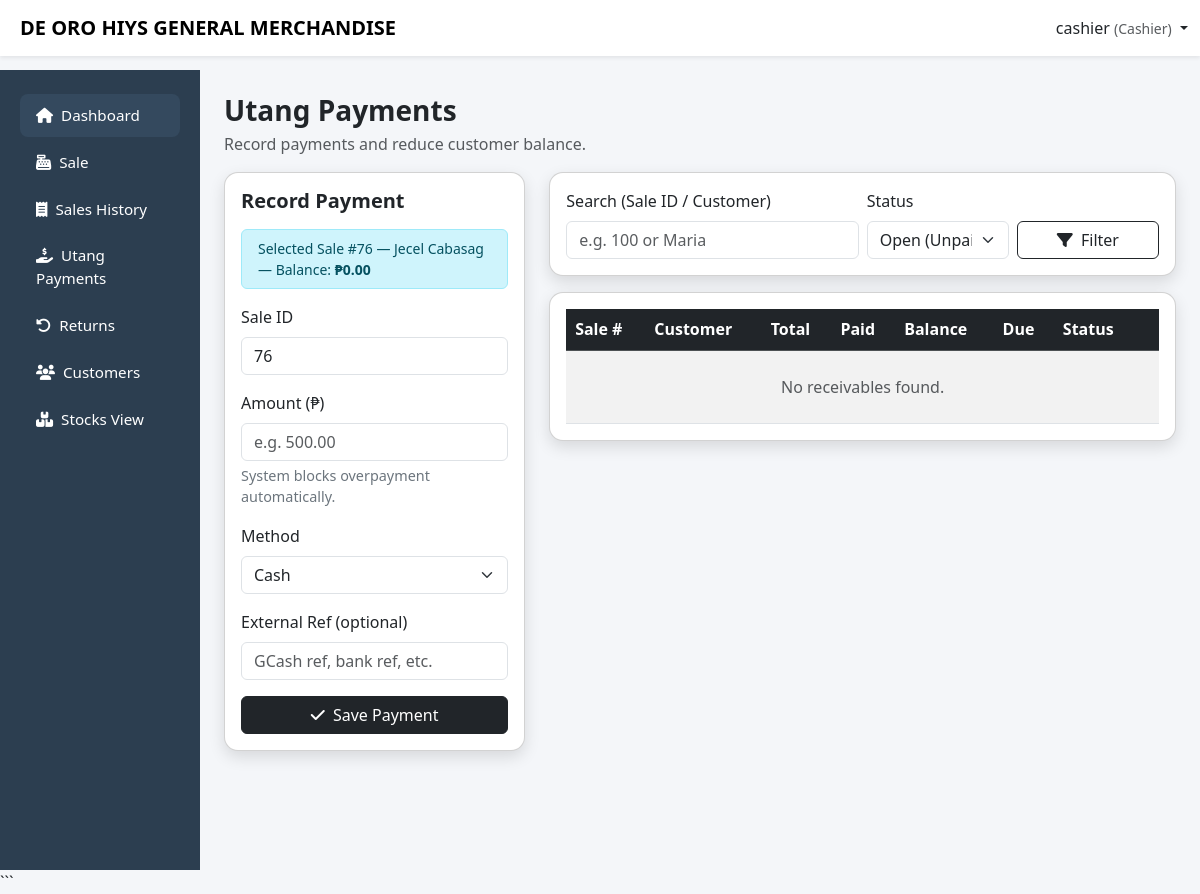
Screenshot of /capstone/cashier/payments.php?sale_id=76 (signed in) with the database file from the repository.
### tables this page shows
CREATE TABLE `account_receivable` (
  `ar_id` int(11) NOT NULL,
  `sales_id` int(11) DEFAULT NULL,
  `customer_id` int(11) DEFAULT NULL,
  `total_amount` decimal(10,2) DEFAULT NULL,
  `amount_paid` decimal(10,2) DEFAULT NULL,
  `balance` decimal(10,2) DEFAULT NULL,
  `due_date` date DEFAULT NULL,
  `status` enum('paid','unpaid','partial','overdue') DEFAULT NULL,
  `created_at` timestamp NOT NULL DEFAULT current_timestamp()
);

CREATE TABLE `customers` (
  `customer_id` int(11) NOT NULL,
  `first_name` varchar(50) DEFAULT NULL,
  `last_name` varchar(50) DEFAULT NULL,
  `phone` varchar(20) DEFAULT NULL,
  `address` text DEFAULT NULL,
  `created_at` timestamp NOT NULL DEFAULT current_timestamp()
);

### capstone/cashier/payments.php (the view, shortened to what this page needs)
<?php
$username = $_SESSION['username'] ?? 'Cashier';
$user_id = (int)($_SESSION['user_id'] ?? 0);
include '../config/db.php';
function h($v){ return htmlspecialchars((string)$v, ENT_QUOTES, 'UTF-8'); }
$q = trim($_GET['q'] ?? '');
$filter_status = strtolower(trim($_GET['status'] ?? 'open'));
$where = "WHERE 1=1";
$params = [];
$types = "";
$where .= " AND s.user_id = ?";
$params[] = $user_id;
$types .= "i";
if($filter_status === 'open'){
  $where .= " AND LOWER(IFNULL(ar.status,'')) IN ('unpaid','partial')";
} elseif($filter_status === 'paid'){
  $where .= " AND LOWER(IFNULL(ar.status,'')) = 'paid'";
}
$sql = "
SELECT
  ar.ar_id, ar.sales_id, ar.customer_id, ar.total_amount, ar.amount_paid, ar.balance,
  ar.due_date, ar.status AS ar_status, ar.created_at,
  c.first_name, c.last_name, c.phone
FROM account_receivable ar
JOIN sales s ON ar.sales_id = s.sale_id
LEFT JOIN customers c ON ar.customer_id = c.customer_id
{$where}
ORDER BY ar.created_at DESC
";
$stmt = $conn->prepare($sql);
if($types !== ""){
  $stmt->bind_param($types, ...$params);
}
$stmt->execute();
$ars = $stmt->get_result();
$prefill_sale_id = (int)($_GET['sale_id'] ?? 0);
$prefill = null;
if($prefill_sale_id > 0){
  $stmt = $conn->prepare("
    SELECT ar.sales_id, ar.balance, c.first_name, c.last_name
    FROM account_receivable ar
    JOIN sales s ON ar.sales_id = s.sale_id
    LEFT JOIN customers c ON ar.customer_id = c.customer_id
    WHERE ar.sales_id=? AND s.user_id=?
    LIMIT 1
  ");
  $stmt->bind_param("ii", $prefill_sale_id, $user_id);
  $stmt->execute();
  $prefill = $stmt->get_result()->fetch_assoc();
}
?>
<!DOCTYPE html>
<html lang="en">
<head>
<link href="https://cdn.jsdelivr.net/npm/bootstrap@5.3.2/dist/css/bootstrap.min.css" rel="stylesheet">
<link href="https://cdnjs.cloudflare.com/ajax/libs/font-awesome/6.5.1/css/all.min.css" rel="stylesheet">
<link href="../css/layout.css" rel="stylesheet">
</head>
<body>
<nav class="navbar navbar-expand-lg navbar-light bg-white shadow-sm fixed-top">
  <div class="container-fluid">
    <span class="navbar-brand fw-bold ms-2">DE ORO HIYS GENERAL MERCHANDISE</span>
    <div class="ms-auto dropdown">
      <a class="nav-link dropdown-toggle" data-bs-toggle="dropdown">
        <?= h($username) ?> <small class="text-muted">(Cashier)</small>
      </a>
    </div>
  </div>
</nav>
<div class="container-fluid">
<div class="row">
<?php include '../includes/cashier_sidebar.php'; ?>
<main class="col-lg-10 ms-sm-auto px-4 main-content">
<div class="py-4">
  <div class="d-flex justify-content-between align-items-center flex-wrap gap-2 mb-3">
    <div>
      <h3 class="fw-bold mb-1">Utang Payments</h3>
      <div class="text-muted">Record payments and reduce customer balance.</div>
    </div>
  </div>
  <div class="row g-4">
    <div class="col-12 col-xl-4">
      <div class="card modern-card">
        <div class="card-body">
          <h5 class="fw-bold mb-3">Record Payment</h5>
          <?php if($prefill): ?>
            <div class="alert alert-info py-2 small">
              Selected Sale #<?= (int)$prefill['sales_id'] ?> —
              <?= h(trim(($prefill['first_name'] ?? '').' '.($prefill['last_name'] ?? '')) ?: 'Customer') ?> —
              Balance: <b>₱<?= number_format((float)$prefill['balance'],2) ?></b>
            </div>
          <?php endif; ?>
          <form method="POST">
            <div class="mb-3">
              <label class="form-label">Sale ID</label>
              <input type="number" class="form-control" name="sale_id" required
                value="<?= $prefill ? (int)$prefill['sales_id'] : '' ?>" placeholder="e.g. 123">
            </div>
            <div class="mb-3">
              <label class="form-label">Amount (₱)</label>
              <input type="number" step="0.01" min="0" class="form-control" name="amount" required placeholder="e.g. 500.00">
              <div class="small-muted mt-1">System blocks overpayment automatically.</div>
            </div>
            <div class="mb-3">
              <label class="form-label">Method</label>
              <select class="form-select" name="method" required>
                <option value="cash">Cash</option>
              </select>
            </div>
            <div class="mb-3">
              <label class="form-label">External Ref (optional)</label>
              <input class="form-control" name="external_ref" placeholder="GCash ref, bank ref, etc.">
            </div>
            <button class="btn btn-dark w-100">
              <i class="fa-solid fa-check me-1"></i> Save Payment
            </button>
          </form>
        </div>
      </div>
    </div>
    <div class="col-12 col-xl-8">
      <div class="card modern-card mb-3">
        <div class="card-body">
          <form class="row g-2 align-items-end" method="GET">
            <div class="col-12 col-md-6">
              <label class="form-label">Search (Sale ID / Customer)</label>
              <input class="form-control" name="q" value="<?= h($q) ?>" placeholder="e.g. 100 or Maria">
            </div>
            <div class="col-12 col-md-3">
              <label class="form-label">Status</label>
              <select class="form-select" name="status">
                <option value="open" <?= $filter_status==='open'?'selected':'' ?>>Open (Unpaid/Partial)</option>
              </select>
            </div>
            <div class="col-12 col-md-3 d-grid">
              <button class="btn btn-outline-dark"><i class="fa-solid fa-filter me-1"></i> Filter</button>
            </div>
          </form>
        </div>
      </div>
      <div class="card modern-card">
        <div class="card-body table-responsive">
          <table class="table table-striped align-middle mb-0">
            <thead class="table-dark">
              <tr>
                <th>Sale #</th>
                <th>Customer</th>
                <th>Total</th>
                <th>Paid</th>
                <th>Balance</th>
                <th>Due</th>
                <th>Status</th>
                <th></th>
              </tr>
            </thead>
            <tbody>
              <?php if($ars && $ars->num_rows > 0): ?>
                <?php while($r = $ars->fetch_assoc()): ?>
                  <?php
                    $cust = trim(($r['first_name'] ?? '').' '.($r['last_name'] ?? ''));
                    if($cust === '') $cust = 'N/A';
                    $st = strtolower(trim($r['ar_status'] ?? ''));
                    $bal = (float)($r['balance'] ?? 0);
                  ?>
                  <tr>
                    <td class="fw-bold"><?= (int)$r['sales_id'] ?></td>
                    <td><?= h($cust) ?></td>
                    <td>₱<?= number_format((float)$r['total_amount'],2) ?></td>
                    <td>₱<?= number_format((float)$r['amount_paid'],2) ?></td>
                    <td class="<?= $bal>0 ? 'fw-bold text-danger' : 'text-muted' ?>">
                      <?= $bal>0 ? ('₱'.number_format($bal,2)) : '₱0.00' ?>
                    </td>
                    <td><?= $r['due_date'] ? h($r['due_date']) : '-' ?></td>
                    <td>
                      <?php if($st === 'paid'): ?>
                        <span class="badge bg-success">PAID</span>
                      <?php elseif($st === 'partial'): ?>
                        <span class="badge bg-warning text-dark">PARTIAL</span>
                      <?php else: ?>
                        <span class="badge bg-danger">UNPAID</span>
                      <?php endif; ?>
                    </td>
                    <td class="text-end">
                      <a class="btn btn-sm btn-outline-dark" href="payments.php?sale_id=<?= (int)$r['sales_id'] ?>">
                        <i class="fa-solid fa-arrow-up-right-from-square"></i>
                      </a>
                    </td>
                  </tr>
                <?php endwhile; ?>
              <?php else: ?>
                <tr><td colspan="8" class="text-center text-muted py-4">No receivables found.</td></tr>
              <?php endif; ?>
            </tbody>
          </table>
        </div>
      </div>
    </div>
  </div>
</div>
</main>
</div>
</div>
</body>
</html>

### capstone/css/layout.css (style rules this page uses)
body { background:#f4f6f9; padding-top: 60px; }
.modern-card { border-radius:14px; box-shadow:0 6px 16px rgba(0,0,0,.12); transition:.3s; }
.main-content { padding-top:0px; }
.table td, .table th { padding:0.55rem; vertical-align: middle; }
.table td,.table th { vertical-align:middle; }
.small-muted { color:#6c757d; font-size:.85rem; }
table td, .table th { padding:0.55rem; vertical-align: middle; }
body { background:#f4f6f9; padding-top:70px; }
.modern-card { border-radius:14px; box-shadow:0 6px 16px rgba(0,0,0,.12); }
.table td, .table th { vertical-align: middle; }
.small-muted { font-size:.9rem; color:#6c757d; }

### rows the page displays
account_receivable: sales "76", customer.last_name "Jecel Cabasag", balance "0.00", sale_id "76"

### other values shown
$username "cashier"
